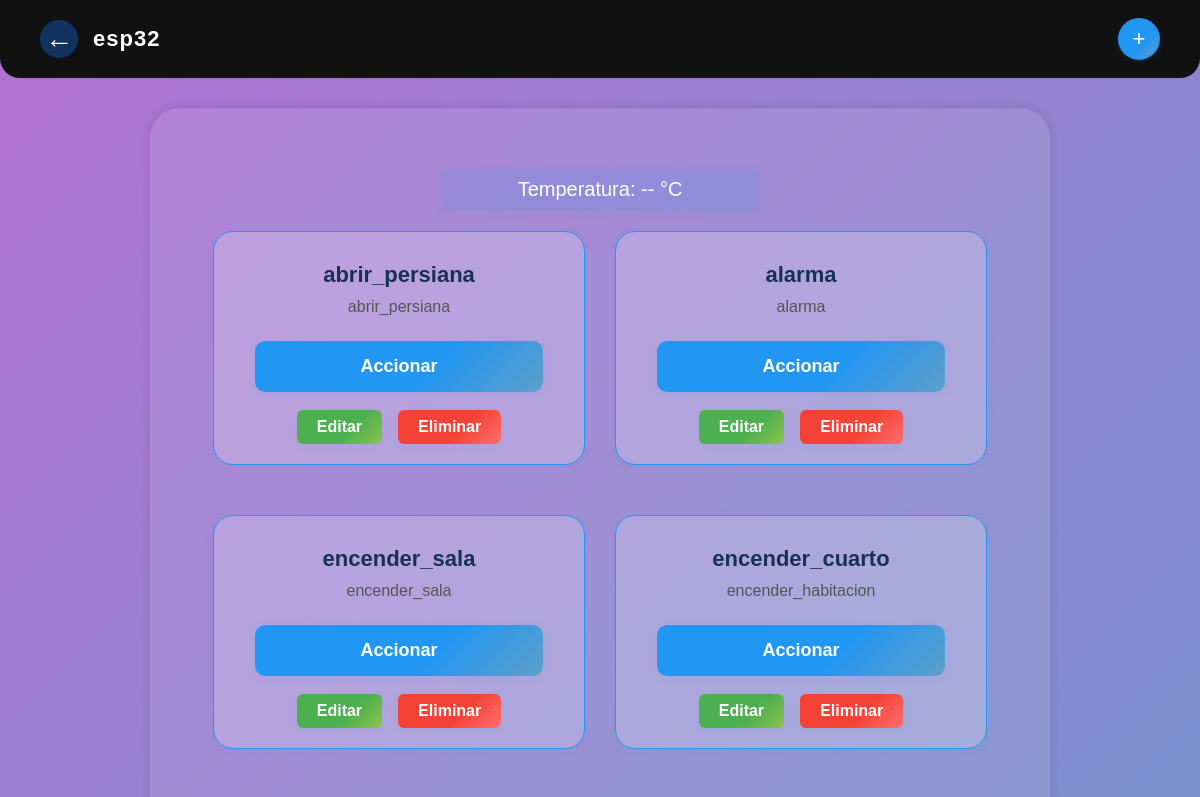
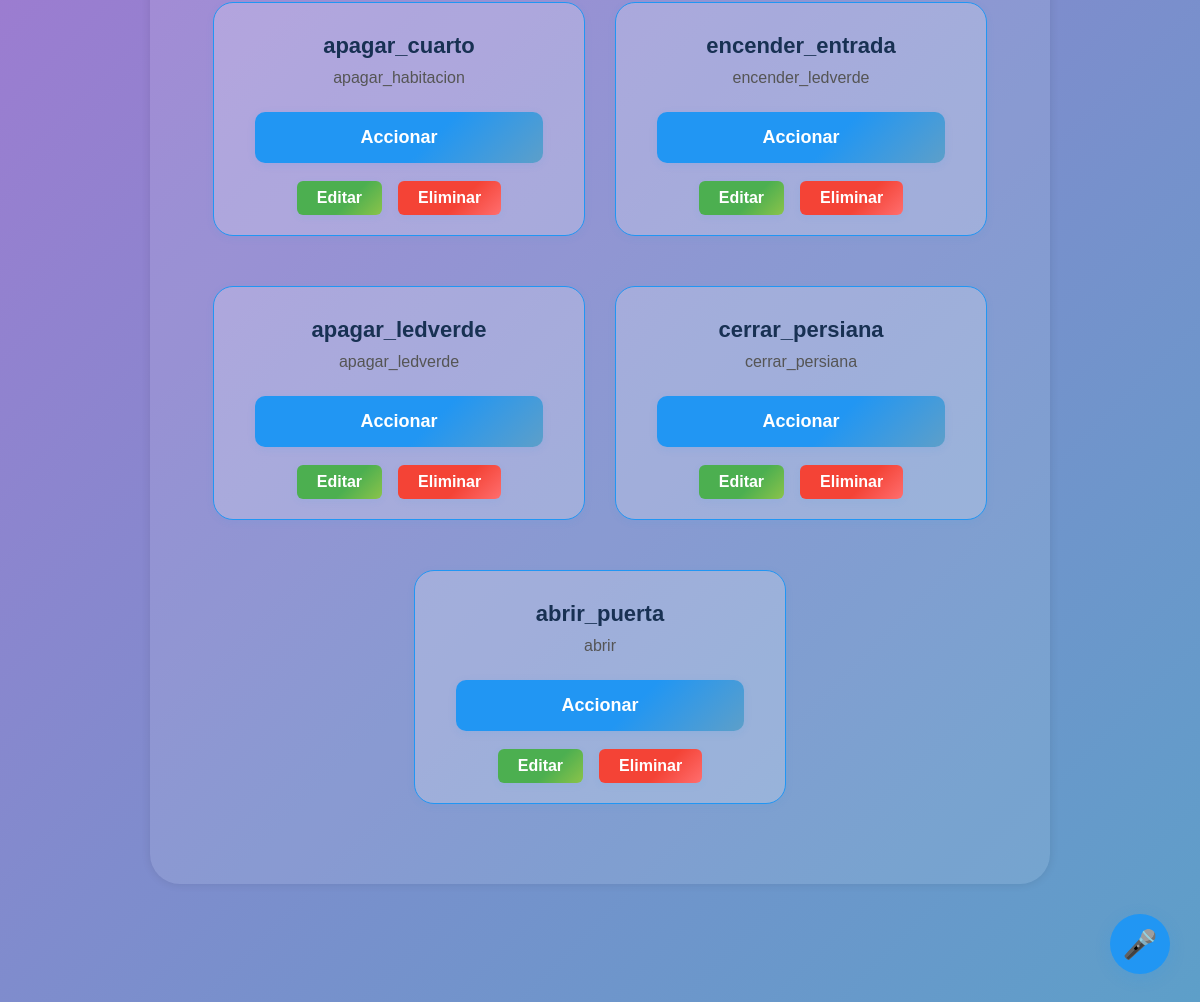
Screenshot of /dashboard/triggers/14/ (signed in) with the database file from the repository (2 pictures, top to bottom).
### core/models.py (models this page shows, shortened)
class Arduino(models.Model):
    user = models.ForeignKey(User, on_delete=models.CASCADE)
    nombre = models.CharField(max_length=100)
    ip = models.CharField(max_length=100)

class Trigger(models.Model):
    arduino = models.ForeignKey(Arduino, on_delete=models.CASCADE, related_name='triggers')
    nombre = models.CharField(max_length=100)
    contexto = models.CharField(max_length=255)

### proyectoArduino/views.py (the view)
# urls.py: path('dashboard/triggers/<int:arduino_id>/', views.triggers, name='triggers'),
@login_required
def triggers(request, arduino_id):
    try:
        arduino = Arduino.objects.get(id=arduino_id, user=request.user)
    except Arduino.DoesNotExist:
        return HttpResponseNotFound("Arduino no encontrado")
    triggers = Trigger.objects.filter(arduino=arduino)
    return render(request, 'dashboard/triggers.html', {'arduino': arduino, 'triggers': triggers})

### proyectoArduino/templates/dashboard/triggers.html (shortened to what this page needs)
<!DOCTYPE html>
<html lang="es">
<head>
</head>
<body>
    <div class="top-bar">
        <div style="display: flex; align-items: center;">
            <a href="{% url 'microcontrolador' %}" style="text-decoration: none; font-size: 28px; margin-right: 15px;">&#8592;</a>
            <span>{{ arduino.nombre }}</span>
        </div>
        <form method="get" action="{% url 'registroTriggers' arduino.id %}">
            <button class="add-btn" title="Agregar Trigger">+</button>
        </form>
    </div>
    <div class="container">
        <div id="temp-arduino" style="text-align:center; font-size:20px; margin-bottom:20px;">
            Temperatura: <span id="valor-temp">--</span> °C
        </div>
        <div class="triggers-container">
            {% if triggers %}
                {% for trigger in triggers %}
                    <div class="trigger-card">
                        <div class="trigger-title">{{ trigger.nombre }}</div>
                        <div class="trigger-context">{{ trigger.contexto }}</div>
                        <button class="action-btn"
                            onclick="accionarTrigger('{{ arduino.ip }}', '{{ trigger.contexto|escapejs }}', this)">
                            Accionar
                        </button>
                        <div class="trigger-btns">
                            <button class="edit-btn"
                                onclick="openEditModal({{ trigger.id }}, '{{ trigger.nombre|escapejs }}', '{{ trigger.contexto|escapejs }}')">
                                Editar
                            </button>
                            <button class="delete-btn"
                                onclick="openDeleteModal({{ trigger.id }}, '{{ trigger.nombre|escapejs }}')">
                                Eliminar
                            </button>
                        </div>
                    </div>
                {% endfor %}
            {% else %}
                <strong>NO TIENES NINGÚN TRIGGER REGISTRADO EN ESTE ARDUINO.</strong>
            {% endif %}
        </div>
    </div>
    <button id="voice-btn" title="Control por voz"
        style="position: fixed; bottom: 30px; right: 30px; background: #2196F3; color: #fff; border: none; border-radius: 50%; width: 60px; height: 60px; font-size: 28px; box-shadow: 0 4px 16px rgba(33,150,243,0.18); cursor: pointer; z-index: 2000;">
        🎤
    </button>
</body>
</html>

### proyectoArduino/templates/dashboard/triggers.html (style rules this page uses)
body { font-family: Arial, sans-serif; min-height: 100vh; margin: 0; padding: 0 0 80px 0; position: relative; background: linear-gradient(135deg, #b270d3, #5d9fc9); background-size: cover; animation: none; }
.top-bar { display: flex; justify-content: space-between; align-items: center; margin-bottom: 30px; background: #111; color: white; padding: 18px 40px; border-radius: 0 0 20px 20px; box-sizing: border-box; }
.top-bar span { font-size: 22px; font-weight: bold; letter-spacing: 1px; }
.top-bar a { text-decoration: none; font-size: 28px; margin-right: 15px; color: #fff; background: #12325f; border-radius: 50%; width: 38px; height: 38px; display: flex; align-items: center; justify-content: center; transition: background 0.2s, color 0.2s, transform 0.2s; }
.add-btn { font-size: 22px; padding: 0; width: 42px; height: 42px; border: 2px solid #2196F3; background: linear-gradient(135deg, #2196F3 60%, #5d9fc9 100%); color: #fff; border-radius: 50%; cursor: pointer; margin-left: 18px; display: flex; align-items: center; justify-content: center; box-shadow: 0 2px 8px rgba(33,150,243,0.10); transition: background 0.2s, transform 0.2s, border-color 0.2s, box-shadow 0.2s; }
.container { background: rgba(255,255,255,0.10); border-radius: 30px; padding: 60px 30px; width: 70%; margin: 0 auto 40px auto; box-shadow: 0 0 10px rgba(0,0,0,0.1); display: flex; flex-direction: column; align-items: center; }
#temp-arduino { text-align:center; font-size:20px; margin-bottom:20px; color: #fff; background: rgba(33,150,243,0.13); border-radius: 10px; padding: 10px 0; width: 320px; margin-left: auto; margin-right: auto; box-shadow: 0 2px 8px rgba(33,150,243,0.07); }
.triggers-container { display: flex; flex-wrap: wrap; gap: 30px; justify-content: center; width: 100%; }
.trigger-card { background: rgba(255,255,255,0.2); border-radius: 20px; box-shadow: 0 2px 8px rgba(33,150,243,0.07); padding: 30px 25px 20px 25px; width: 320px; margin-bottom: 20px; display: flex; flex-direction: column; align-items: center; position: relative; border: 1.5px solid #2196F3; transition: box-shadow 0.2s, transform 0.2s; }
.trigger-title { font-size: 22px; font-weight: bold; margin-bottom: 10px; color: #183153; }
.trigger-context { font-size: 16px; color: #555; margin-bottom: 25px; }
.action-btn { width: 90%; padding: 15px 0; font-size: 18px; background: linear-gradient(135deg, #2196F3 60%, #5d9fc9 100%); color: white; border: none; border-radius: 10px; margin-bottom: 18px; cursor: pointer; font-weight: bold; box-shadow: 0 2px 8px rgba(33,150,243,0.10); transition: background 0.2s, transform 0.2s, box-shadow 0.2s; }
.edit-btn, .delete-btn { padding: 8px 20px; border: none; border-radius: 6px; cursor: pointer; margin: 0 8px; font-size: 16px; font-weight: bold; transition: background 0.2s, transform 0.2s, box-shadow 0.2s; box-shadow: 0 2px 8px rgba(33,150,243,0.07); }
.edit-btn { background: linear-gradient(135deg, #4CAF50 60%, #8bc34a 100%); color: white; }
.delete-btn { background: linear-gradient(135deg, #f44336 60%, #ff6e6e 100%); color: white; }
.trigger-btns { display: flex; justify-content: center; width: 100%; }

### rows the page displays
Arduino: nombre "esp32"
Trigger: nombre "abrir_persiana", contexto "abrir_persiana"
Trigger: nombre "alarma", contexto "alarma"
Trigger: nombre "encender_sala", contexto "encender_sala"
Trigger: nombre "encender_cuarto", contexto "encender_habitacion"
Trigger: nombre "apagar_cuarto", contexto "apagar_habitacion"
Trigger: nombre "encender_entrada", contexto "encender_ledverde"
Trigger: nombre "apagar_ledverde", contexto "apagar_ledverde"
Trigger: nombre "cerrar_persiana", contexto "cerrar_persiana"
Trigger: nombre "abrir_puerta", contexto "abrir"
